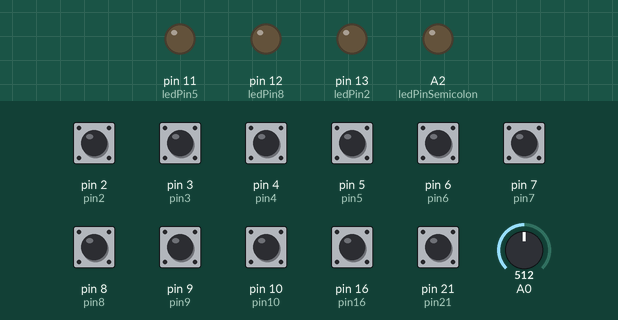
Recording of a sketch running on a simulated Arduino Leonardo, built with avr-gcc and run on an emulated ATmega32U4. Parts: output pins drawn as LEDs (lit = HIGH). Inputs (shaded band) come from the test bench; at power-on: pin 2 (pin2), pin 3 (pin3), pin 4 (pin4), pin 5 (pin5), pin 6 (pin6), pin 7 (pin7), pin 8 (pin8), pin 9 (pin9), pin 10 (pin10), pin 16 (pin16), pin 21 (pin21) HIGH, A0 = 512. USB keyboard and mouse output is not drawn.

Above: at 1.2 s.
1.3 s: pin 4 (pin4) pulled LOW for 0.15 s
At 1.6 s:
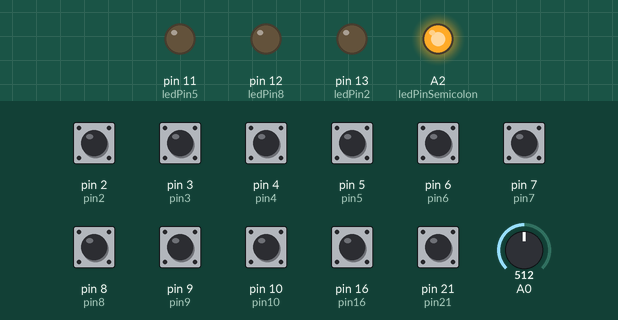
2.9 s: pin 4 (pin4) pulled LOW for 1 s
At 4.1 s:
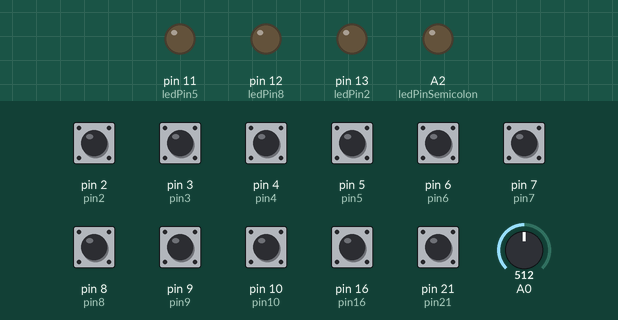
Timing chart, 0 to 5.9 s (numbered marks = the images above; inputs shaded):
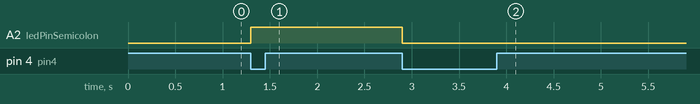

Measured:
- after the input at 1.3 s, A2 (ledPinSemicolon): LOW → HIGH at once
- after the input at 2.9 s, A2 (ledPinSemicolon): HIGH → LOW at once

The sketch:

ETS2_BMW_stalks_HID_keyboard.ino
```cpp
#include <Keyboard.h>

// === ROTARY SWITCH SECTION (A0) ===
unsigned long previousMillis = 0;
const long interval = 1000; // Scan once per second
int lastPosition = 0;

// === DIGITAL BUTTONS SECTION ===

// Input pins
const int pin2 = 2;
const int pin3 = 3;
const int pin4 = 4;
const int pin5 = 5;
const int pin6 = 6;
const int pin7 = 7;
const int pin8 = 8;
const int pin9 = 9;
const int pin10 = 10;
const int pin16 = 16;
const int pin21 = 21;

// Output pins for LEDs
const int ledPinSemicolon = A2;
const int ledPin5 = 11;
const int ledPin8 = 12;
const int ledPin2 = 13;

// Variables for tracking button states
bool pin2_state = false;
bool pin3_state = false;
bool pin4_state = false;
bool pin5_state = false;
bool pin6_state = false;
bool pin7_state = false;
bool pin8_state = false;
bool pin9_state = false;
bool pin10_state = false;
bool pin16_state = false;
bool pin21_state = false;

// Variables for tracking combo states
bool combo_9_6_pressed = false;
bool combo_9_21_pressed = false;
bool combo_2_3_pressed = false;

// Variables for tracking LED states
bool ledState = false;
bool semicolonLedState = false;

void setup() {
  // Serial communication is optional, only for debugging.
  // It can be removed in the final version.
  Serial.begin(9600);

  // <<< THIS IS THE KEY CHANGE >>>
  // The following line was commented out.
  // It caused the program to wait for the Serial Monitor to open in the IDE.
  // Without it, the keyboard starts immediately after connecting.
  // while (!Serial);

  // Start keyboard emulation
  Keyboard.begin();

  pinMode(pin2, INPUT_PULLUP);
  pinMode(pin3, INPUT_PULLUP);
  pinMode(pin4, INPUT_PULLUP);
  pinMode(pin5, INPUT_PULLUP);
  pinMode(pin6, INPUT_PULLUP);
  pinMode(pin7, INPUT_PULLUP);
  pinMode(pin8, INPUT_PULLUP);
  pinMode(pin9, INPUT_PULLUP);
  pinMode(pin10, INPUT_PULLUP);
  pinMode(pin16, INPUT_PULLUP);
  pinMode(pin21, INPUT_PULLUP);

  // Set LED pins as outputs
  pinMode(ledPinSemicolon, OUTPUT);
  pinMode(ledPin5, OUTPUT);
  pinMode(ledPin8, OUTPUT);
  pinMode(ledPin2, OUTPUT);
}

void loop() {
  // === ROTARY SWITCH SECTION (RUNS IN BACKGROUND ONCE PER SECOND) ===
  unsigned long currentMillis = millis();
  if (currentMillis - previousMillis >= interval) {
    previousMillis = currentMillis;

    int analogValue = analogRead(A0);
    int currentPosition = 0;

    // Ranges calculated for a fixed 4.65kΩ resistor
    if (analogValue > 275 && analogValue < 320) {        // Target: ~297
      currentPosition = 1;
    } else if (analogValue > 445 && analogValue < 490) { // Target: ~467
      currentPosition = 2;
    } else if (analogValue > 550 && analogValue < 595) { // Target: ~572
      currentPosition = 3;
    } else if (analogValue > 620 && analogValue < 670) { // Target: ~644
      currentPosition = 4;
    }

    if (currentPosition != lastPosition && currentPosition != 0) {
      // Send key pulse depending on new position
      switch (currentPosition) {
        case 1: Keyboard.write('7'); break;
        case 2: Keyboard.write('8'); break;
        case 3: Keyboard.write('9'); break;
        case 4: Keyboard.write('0'); break;
      }
      lastPosition = currentPosition;
    } else if (currentPosition == 0 && lastPosition != 0) {
      lastPosition = 0;
    }
  }

  // === DIGITAL BUTTONS SECTION (RUNS CONSTANTLY) ===

  bool current_pin2_state = (digitalRead(pin2) == LOW);
  bool current_pin3_state = (digitalRead(pin3) == LOW);
  bool current_pin4_state = (digitalRead(pin4) == LOW);
  bool current_pin5_state = (digitalRead(pin5) == LOW);
  bool current_pin6_state = (digitalRead(pin6) == LOW);
  bool current_pin7_state = (digitalRead(pin7) == LOW);
  bool current_pin8_state = (digitalRead(pin8) == LOW);
  bool current_pin9_state = (digitalRead(pin9) == LOW);
  bool current_pin10_state = (digitalRead(pin10) == LOW);
  bool current_pin16_state = (digitalRead(pin16) == LOW);
  bool current_pin21_state = (digitalRead(pin21) == LOW);

  // Rest of the code
  if (current_pin9_state && current_pin6_state) {
    if (!combo_9_6_pressed) {
      Keyboard.press(KEY_KP_5);
      combo_9_6_pressed = true;
      ledState = !ledState;
      digitalWrite(ledPin5, ledState ? HIGH : LOW);
    }
  } else {
    if (combo_9_6_pressed) {
      Keyboard.release(KEY_KP_5);
      combo_9_6_pressed = false;
    }
    if (current_pin6_state && !current_pin9_state && pin9_state) {
      Keyboard.press(KEY_KP_8);
      digitalWrite(ledPin8, HIGH);
    } else if (pin6_state && !current_pin6_state) {
      Keyboard.release(KEY_KP_8);
      digitalWrite(ledPin8, LOW);
    }
  }

  if (current_pin9_state && current_pin21_state) {
    if (!combo_9_21_pressed) {
      Keyboard.press(KEY_KP_2);
      digitalWrite(ledPin2, HIGH);
      combo_9_21_pressed = true;
    }
  } else {
    if (combo_9_21_pressed) {
      Keyboard.release(KEY_KP_2);
      digitalWrite(ledPin2, LOW);
      combo_9_21_pressed = false;
    }
    if (current_pin21_state && !current_pin9_state && pin9_state) {
      Keyboard.press(KEY_KP_0);
    } else if (pin21_state && !current_pin21_state) {
      Keyboard.release(KEY_KP_0);
    }
  }

  if (current_pin2_state && current_pin3_state) {
    if (!combo_2_3_pressed) {
      Keyboard.press('.');
      combo_2_3_pressed = true;
    }
  } else {
    if (combo_2_3_pressed) {
      Keyboard.release('.');
      combo_2_3_pressed = false;
    }
    if (current_pin2_state && !current_pin3_state && pin3_state) {
      Keyboard.press('/');
    } else if (pin2_state && !current_pin2_state) {
      Keyboard.release('/');
    }
  }

  if (current_pin3_state && !current_pin2_state && !pin3_state) { Keyboard.press(','); pin3_state = true; }
  else if (!current_pin3_state && pin3_state) { Keyboard.release(','); pin3_state = false; }

  if (current_pin5_state && !pin5_state) { Keyboard.press(';'); pin5_state = true; }
  else if (!current_pin5_state && pin5_state) { Keyboard.release(';'); pin5_state = false; }

  if (current_pin4_state && !pin4_state) {
    Keyboard.press('\'');
    semicolonLedState = !semicolonLedState;
    digitalWrite(ledPinSemicolon, semicolonLedState ? HIGH : LOW);
    pin4_state = true;
  } else if (!current_pin4_state && pin4_state) {
    Keyboard.release('\'');
    pin4_state = false;
  }

  if (current_pin16_state && !pin16_state) { Keyboard.press(KEY_KP_1); pin16_state = true; }
  else if (!current_pin16_state && pin16_state) { Keyboard.release(KEY_KP_1); pin16_state = false; }

  if (current_pin10_state && !pin10_state) { Keyboard.press(KEY_KP_7); pin10_state = true; }
  else if (!current_pin10_state && pin10_state) { Keyboard.release(KEY_KP_7); pin10_state = false; }

  if (current_pin7_state && !pin7_state) { Keyboard.press(KEY_KP_3); pin7_state = true; }
  else if (!current_pin7_state && pin7_state) { Keyboard.release(KEY_KP_3); pin7_state = false; }

  if (current_pin8_state && !pin8_state) { Keyboard.press(KEY_KP_9); pin8_state = true; }
  else if (!current_pin8_state && pin8_state) { Keyboard.release(KEY_KP_9); pin8_state = false; }

  pin2_state = current_pin2_state;
  pin3_state = current_pin3_state;
  pin4_state = current_pin4_state;
  pin5_state = current_pin5_state;
  pin6_state = current_pin6_state;
  pin7_state = current_pin7_state;
  pin8_state = current_pin8_state;
  pin9_state = current_pin9_state;
  pin10_state = current_pin10_state;
  pin16_state = current_pin16_state;
  pin21_state = current_pin21_state;

  delay(10);
}
```
